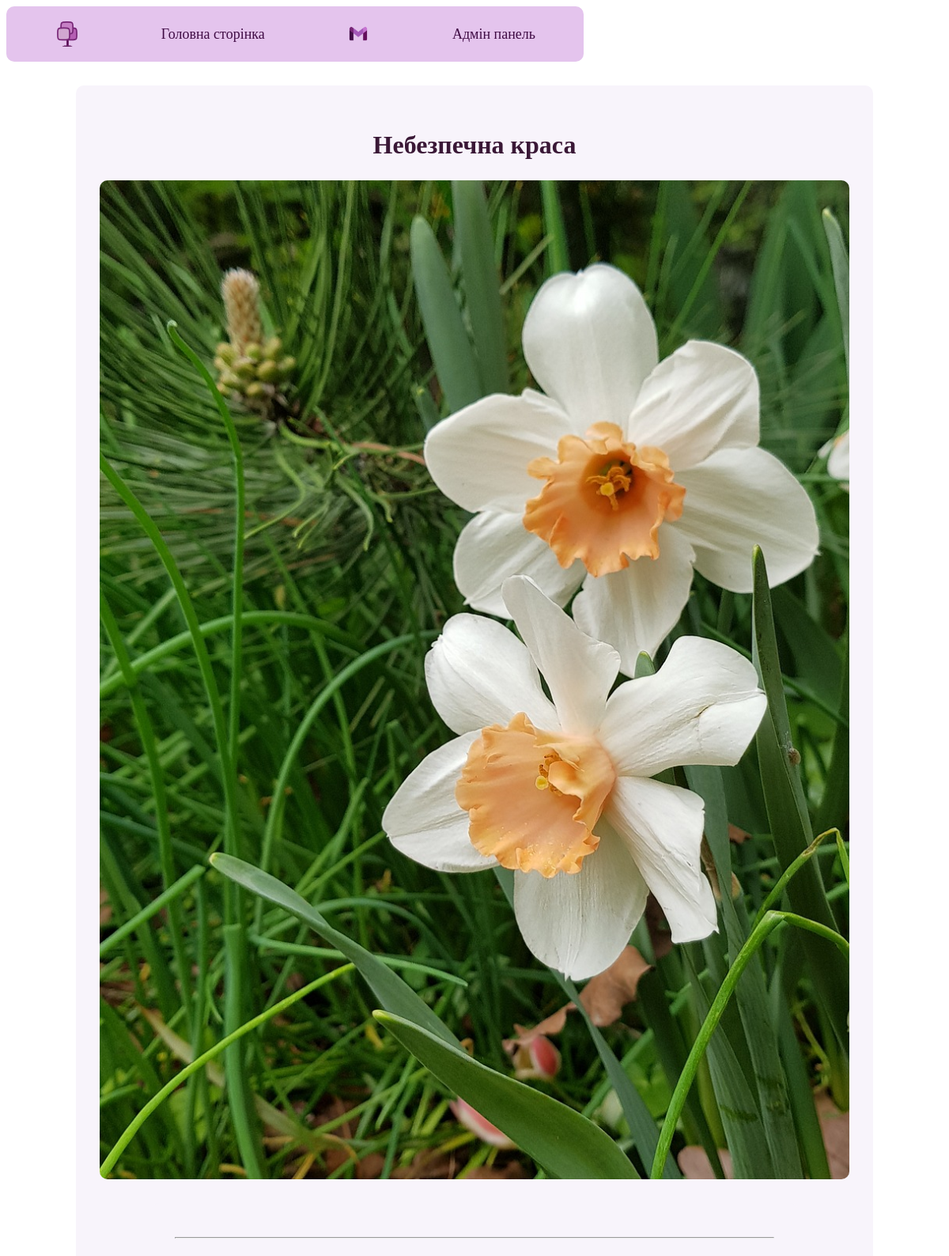
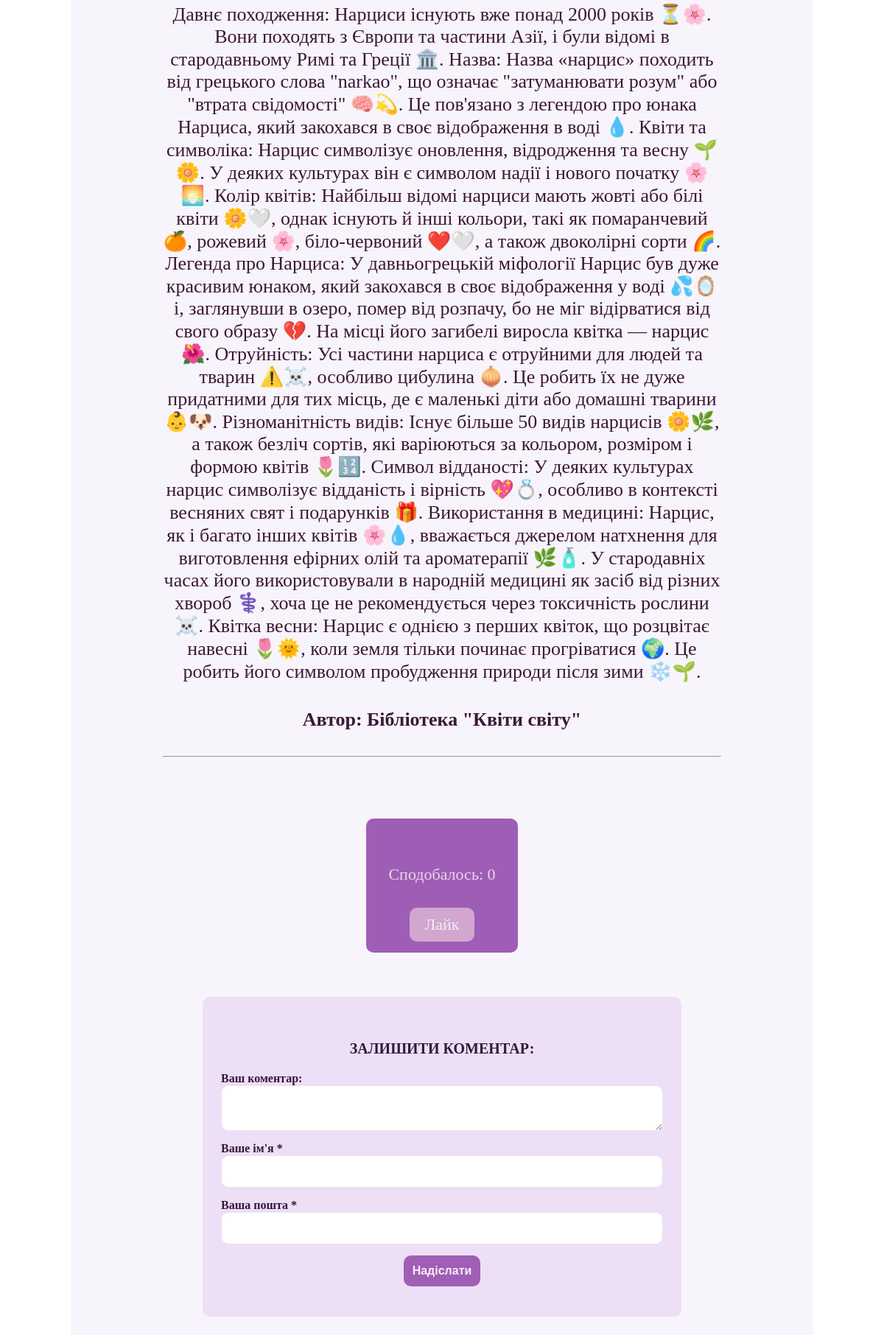
Page /2/ (upper part) on the committed database (2 pictures, top to bottom).
### naturefacts/models.py (models this page shows, shortened)
class Publication(models.Model):
    title = models.CharField('Заголовок запису', max_length=100)
    description = models.TextField('Текст запису')
    author = models.CharField('Автор', max_length=100)
    date = models.DateField('Дата публікації')
    img = models.ImageField('Зображення', upload_to='images/%Y', blank=True, null=True)
    video = models.FileField('Відео', upload_to='videos/%Y', blank=True, null=True)
    audio = models.FileField('Аудіо', upload_to='audios/%Y', blank=True, null=True)
    class Meta:
        verbose_name = 'Публікація'
        verbose_name_plural = 'Публікації'

### naturefacts/views.py (the view)
# urls.py: path('<int:pk>/', views.SingleEntryView.as_view(), name='single_entry'),
class SingleEntryView(View):
    def get(self, request, pk):
        single = Publication.objects.get(id=pk)
        liked_ips = Likes.objects.filter(post=single).values_list('ip', flat=True)  # Отримуємо список IP
        return render(request, 'single_entry.html', {'single': single, 'liked_ips': list(liked_ips)})

### templates/single_entry.html (shortened to what this page needs)
{% load static %}
<html>
<head>
	<link rel="stylesheet" href="{% static 'css/my_styles.css' %}" type="text/css" media="all"/>
    <link rel="stylesheet" href="{% static 'css/my_footer.css' %}" type="text/css" media="all"/>
</head>
<body>
<div class="shell">
	<div class="border">
		<div id="navigation">
        <div id="content_nav">
			<div class="navbar">
                <a href="/">
                    <img class="images" src="{% static 'images/nature.svg' %}"
                        alt="Home Icon" width="32" height="32">
                </a>
                <a href="/">Головна сторінка</a>
                <a href="mailto:t2950198@gmail.com">
                    <img class="images" src="{% static 'images/gmail_1.png' %}"
                        alt="Home Icon" width="32" height="32">
                </a>
                <a href="/admin">Адмін панель</a>
			</div>
		</div>
        </div>
		<div id="main">
			<div id="content" class="left">
				<div class="project_two" style="text-align: center; color: #3a1836;">
					<h2 style='font-size: 32px;'>{{ single.title }}</h2>
                {% if single.img %}
                    <p>
                        <img width="80%" src="{{ single.img.url }}"/>
                    </p>
                {% endif %}
			        <div class="item_two" style="text-align: center;">
					        <hr><p>{{ single.description }}</p>
					        <h4>Автор: {{ single.author }}</h4>
					        <hr>
			        </div>
                    <div class="likes" style="text-align: center;">
                        <br>
                        <p>Сподобалось: {{ single.likes_set.count }}</p>
                        {% if ip_user in liked_ips %}
                    <p>Ви вже лайкнули цю публікацію!</p>
                        {% else %}
                    <a href="{% url 'add_like' single.id %}">Лайк</a>
                        {% endif %}
                        <br>
                    </div>
			            <div class="comment" style="text-align: center;">
                            <h5>ЗАЛИШИТИ КОМЕНТАР:</h5>
                            <div>
					            <form action="{% url 'add_comment' single.id %}" method="post">
                                    <div>
                                        <label>Ваш коментар:</label>
                                        <textarea name="text_comments"></textarea>
                                    </div>
						            <div>
                                        <label>Ваше ім'я *</label>
                                        <input type="text" name="name">
                                    </div>
                                    <div>
                                        <label>Ваша пошта *</label>
                                        <input type="email" name="email">
                                    </div>
                                    <div class="submit-wrapper" style="text-align: center;">
                                        <input type="submit" value="Надіслати">
                                    </div>
                                </form>
                            </div>
                        </div>
		            </div>
                </div>
            </div>
        </div>
	</div>
</body>
</html>

### static/css/my_styles.css (style rules this page uses)
.navbar { display: flex; height: 50px; width: 60%; justify-content: space-around; align-items: center; border-radius: 10px; background-color: #e4c4ed; padding: 10px 10px; font-size: 22px; }
.navbar a { color: #400c45; text-decoration: none; font-size: 18px; padding: 10px 10px; border-radius: 10px; }
img, video, audio { width: 100%; border-radius: 10px; }
.item, .likes, .comment-form, .view-comment { max-width: 800px; margin: 30px auto; text-align: center; padding: 15px 15px; border-radius: 10px; background-color: #ecdff5; }
.likes a { display: inline-block; padding: 10px 20px; background-color: #d1a7d0; color: rgb(244, 236, 245); border-radius: 10px; text-decoration: none; margin-top: 10px; transition: background-color 0.5s ease; }
.comment form { display: flex; flex-direction: column; gap: 10px; text-align: left; }
.comment label { font-weight: bold; }
.comment textarea, .comment input[type="text"], .comment input[type="email"] { width: 100%; padding: 10px; border: 1px solid #f2e8f5; border-radius: 10px; resize: vertical; }
.comment input[type="submit"] { background-color: #3a1836; color: rgb(227, 206, 241); border: none; padding: 10px; border-radius: 10px; cursor: pointer; transition: background-color 0.5s ease; }
.comment { max-width: 600px; margin: 30px auto; padding: 25px; background-color: #eddff6; border-radius: 10px; text-align: center; }
.comment h5 { font-size: 20px; margin-bottom: 20px; color: #34183a; }
.comment form { display: flex; flex-direction: column; gap: 15px; text-align: left; }
.comment label { font-weight: 600; color: #33183a; font-size: 16px; }
.comment textarea, .comment input[type="text"], .comment input[type="email"] { width: 100%; padding: 12px; font-size: 16px; border: 1px solid #eedff1; border-radius: 10px; transition: border-color 0.5s ease; }
.comment input[type="submit"] { background-color: #a15eb5; color: rgb(250, 236, 252); font-size: 16px; font-weight: bold; padding: 12px; border: none; border-radius: 10px; cursor: pointer; transition: background-color 0.5s ease, transform 0.5s ease; }
.project_two { width: 80%; margin: 30px auto; padding: 30px; background-color: #f8f4fb; border-radius: 10px; text-align: center; color: #3a1836; }
.project_two h2 { font-size: 20px; }
.item_two { width: 80%; margin: 30px auto; padding: 30px; background-color: #f8f4fb; border-radius: 10px; text-align: center; color: #3a1836; font-size: 26px; }
.likes { font-size: 22px; display: inline-block; padding: 15px 30px; margin-top: 10px; background-color: #9e5eb5; color: rgb(235, 212, 237); border-radius: 10px; text-decoration: none; transition: background-color 0.5s ease; }

### rows in the picture
Publication: title "Небезпечна краса", img (picture), description "Давнє походження: Нарциси існують вже понад 2000 років ⏳🌸. Вони походять з Європи та частини Азії, і були відомі в стародавньому Римі та Греції 🏛️. Назва: Назва «нарцис» походить від грецького слова \"narkao\", що означає \"затуманювати розум\" або \"втрата свідомості\" 🧠💫. Це пов'язано з легендою про юнака Нарциса, який закохався в своє відображення в воді 💧. Квіти та символіка: Нарцис символізує оновлення, відродження та весну 🌱🌼. У деяких культурах він є символом надії і нового початку 🌸🌅. Колір квітів: Найбільш відомі нарциси мають жовті або білі квіти 🌼🤍, однак існують й інші кольори, такі як помаранчевий 🍊, рожевий 🌸, біло-червоний ❤️🤍, а також двоколірні сорти 🌈. Легенда про Нарциса: У…", author "Бібліотека \"Квіти світу\"", likes_set.count "0"
